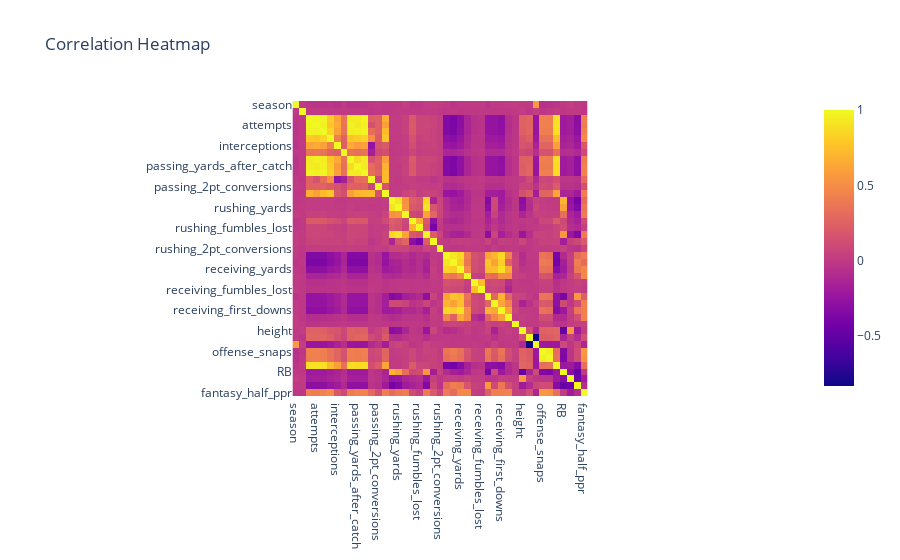

Notebook source saved alongside this figure:
### Code cell
fig = px.imshow(correlation_data, title='Correlation Heatmap')
fig.show()

### Figure 1 — Plotly figure (JSON) as saved in the notebook; plotly's stock layout.template omitted (floating-point values rounded to 4 significant figures; data arrays with more than 128 entries replaced by an {"elided": "..."} marker saying what was removed)
{"data": [{"coloraxis": "coloraxis", "hovertemplate": "x: %{x}<br>y: %{y}<br>color: %{z}<extra></extra>", "name": "0", "type": "heatmap", "x": ["season", "week", "completions", "attempts", "passing_yards", "passing_tds", "interceptions", "sack_fumbles_lost", "passing_air_yards", "passing_yards_after_catch", "passing_first_downs", "passing_epa", "passing_2pt_conversions", "dakota", "carries", "rushing_yards", "rushing_tds", "rushing_fumbles", "rushing_fumbles_lost", "rushing_first_downs", "rushing_epa", "rushing_2pt_conversions", "receptions", "targets", "receiving_yards", "receiving_tds", "receiving_fumbles", "receiving_fumbles_lost", "receiving_air_yards", "receiving_yards_after_catch", "receiving_first_downs", "receiving_epa", "receiving_2pt_conversions", "height", "years_exp", "rookie_year", "offense_snaps", "offense_pct", "QB", "RB", "TE", "WR", "fantasy_half_ppr"], "xaxis": "x", "y": ["season", "week", "completions", "attempts", "passing_yards", "passing_tds", "interceptions", "sack_fumbles_lost", "passing_air_yards", "passing_yards_after_catch", "passing_first_downs", "passing_epa", "passing_2pt_conversions", "dakota", "carries", "rushing_yards", "rushing_tds", "rushing_fumbles", "rushing_fumbles_lost", "rushing_first_downs", "rushing_epa", "rushing_2pt_conversions", "receptions", "targets", "receiving_yards", "receiving_tds", "receiving_fumbles", "receiving_fumbles_lost", "receiving_air_yards", "receiving_yards_after_catch", "receiving_first_downs", "receiving_epa", "receiving_2pt_conversions", "height", "years_exp", "rookie_year", "offense_snaps", "offense_pct", "QB", "RB", "TE", "WR", "fantasy_half_ppr"], "yaxis": "y", "z": {"elided": "43x43 float values"}}], "layout": {"coloraxis": {"colorscale": [[0, "#0d0887"], [0.1111, "#46039f"], [0.2222, "#7201a8"], [0.3333, "#9c179e"], [0.4444, "#bd3786"], [0.5556, "#d8576b"], [0.6667, "#ed7953"], [0.7778, "#fb9f3a"], [0.8889, "#fdca26"], [1, "#f0f921"]]}, "title": {"text": "Correlation Heatmap"}, "xaxis": {"anchor": "y", "constrain": "domain", "domain": [0, 1], "scaleanchor": "y"}, "yaxis": {"anchor": "x", "autorange": "reversed", "constrain": "domain", "domain": [0, 1]}}}
